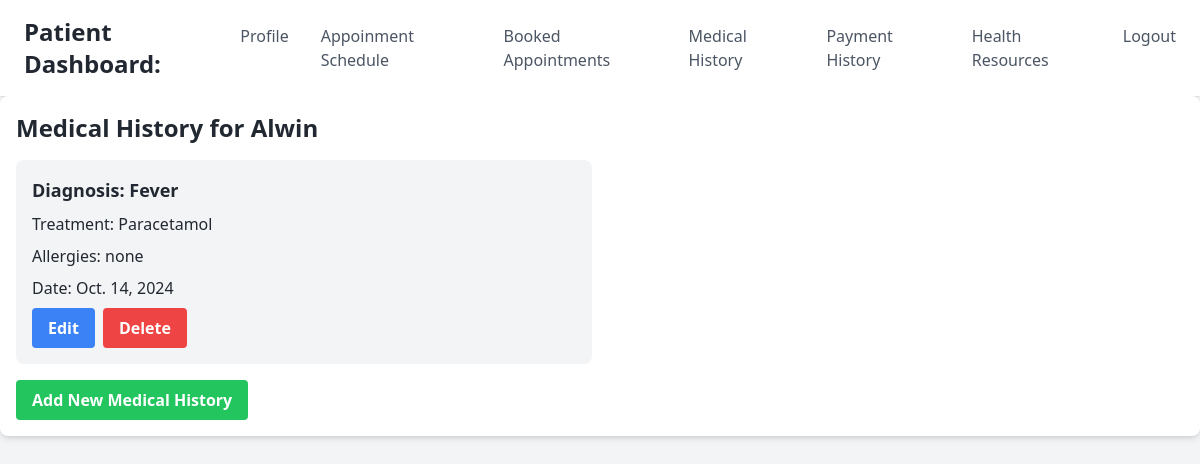
The page /patients/5/medical-history/ on the database as committed earlier.
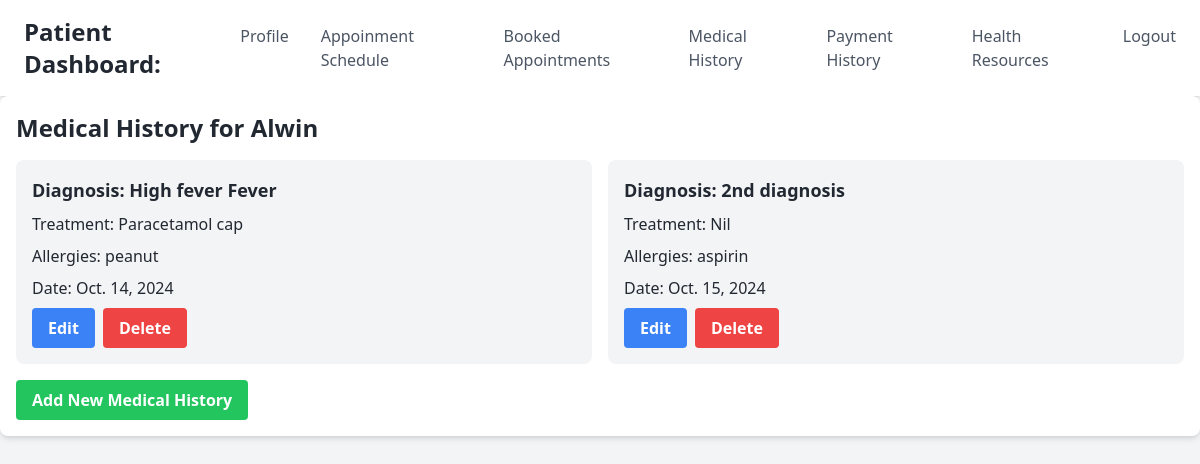
The same page on the database as committed later.
### e_hospitalityapp/models.py (models this page shows, shortened)
class MedicalHistory(models.Model):
    user_profile = models.ForeignKey(PatientProfile, on_delete=models.CASCADE)
    diagnosis = models.TextField()
    treatment = models.TextField()
    medications = models.CharField(max_length=255, blank=True)
    allergies = models.CharField(max_length=255, blank=True)
    date_recorded = models.DateField(auto_now_add=True)

### e_hospitalityapp/views.py (the view)
# urls.py: path('patients/<int:patient_id>/medical-history/', views.medical_history_list, name='medical_history_list'),
def medical_history_list(request, patient_id):
    patient = get_object_or_404(PatientProfile, id=patient_id)
    histories = MedicalHistory.objects.filter(user_profile=patient)
    return render(request, 'medical_history_list.html', {'patient_profile': patient, 'histories': histories})

### templates/medical_history_list.html (shortened to what this page needs)
{% extends 'patient_view.html' %}
{% block content %}
<div class="bg-white shadow-md rounded-lg p-4">
  <h2 class="text-2xl font-bold mb-4">Medical History for {{ patient_profile.user.username }}</h2>
  <div class="grid grid-cols-1 md:grid-cols-2 gap-4">
    {% for history in histories %}
    <div class="bg-gray-100 rounded-lg p-4">
      <h3 class="text-lg font-bold mb-2">Diagnosis: {{ history.diagnosis }}</h3>
      <p class="mb-2">Treatment: {{ history.treatment }}</p>
      <p class="mb-2">Allergies: {{ history.allergies }}</p>
      <p class="mb-2">Date: {{ history.date_recorded }}</p>
      <div class="flex gap-2">
        <a href="{% url 'edit_medical_history' history.id %}" class="bg-blue-500 hover:bg-blue-700 text-white font-bold py-2 px-4 rounded">Edit</a>
        <a href="{% url 'delete_medical_history' history.id %}" class="bg-red-500 hover:bg-red-700 text-white font-bold py-2 px-4 rounded">Delete</a>
      </div>
    </div>
    {% empty %}
    <div class="col-span-1 md:col-span-2">
      <p class="text-gray-600">No medical history available.</p>
    </div>
    {% endfor %}
  </div>
  <a href="{% url 'create_medical_history' patient_profile.id %}" class="bg-green-500 hover:bg-green-700 text-white font-bold py-2 px-4 rounded mt-4 inline-block">Add New Medical History</a>
</div>
{% endblock %}

Rows that differ between the two databases and show on the page:
changed MedicalHistory: diagnosis "Fever" → "High fever Fever"; treatment "Paracetamol" → "Paracetamol cap"; allergies "none" → "peanut"
added MedicalHistory: diagnosis "2nd diagnosis", treatment "Nil", allergies "aspirin", date_recorded "Oct. 15, 2024"
